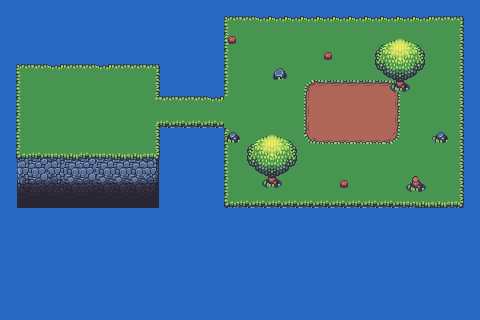

A level layout from a 2D game, rendered from its tile map. Below: a short description, then the map file with tile-grid data replaced by summaries:
An orthogonal 30x20 tile map with 16x16 px tiles, 4 tile layers (Background, Terrain, Objects, AboveDetail), 1 hidden layer not drawn and 1 object (map_2_transition).

<map version="1.0" orientation="orthogonal" renderorder="right-down" width="30" height="20" tilewidth="16" tileheight="16" nextobjectid="2">
 <tileset firstgid="1" name="tiles_packed" tilewidth="16" tileheight="16" tilecount="184">
  <image source="tiles_packed.png" width="368" height="128" />
 </tileset>
 <layer name="Background" width="30" height="20">
  <data>[600 cells, 600 non-empty, 1 distinct tile ids]</data>
 </layer>
 <layer name="Terrain" width="30" height="20">
  <data>[600 cells, 269 non-empty, 48 distinct tile ids]</data>
 </layer>
 <layer name="Objects" width="30" height="20">
  <data>[600 cells, 12 non-empty, 7 distinct tile ids]</data>
 </layer>
 <layer name="AboveDetail" width="30" height="20">
  <data>[600 cells, 23 non-empty, 12 distinct tile ids]</data>
 </layer>
 <layer name="Collision" width="30" height="20" visible="0" opacity="0.53">
  <data>[600 cells, 367 non-empty, 1 distinct tile ids]</data>
 </layer>
 <objectgroup name="MapTransitions">
  <object id="1" name="map_2_transition" x="304" y="80" width="96" height="64">
   <properties>
    <property name="targetScene" value="GameScene2" />
    <property name="targetXTile" value="5" />
    <property name="targetYTile" value="5" />
   </properties>
  </object>
 </objectgroup>
</map>
